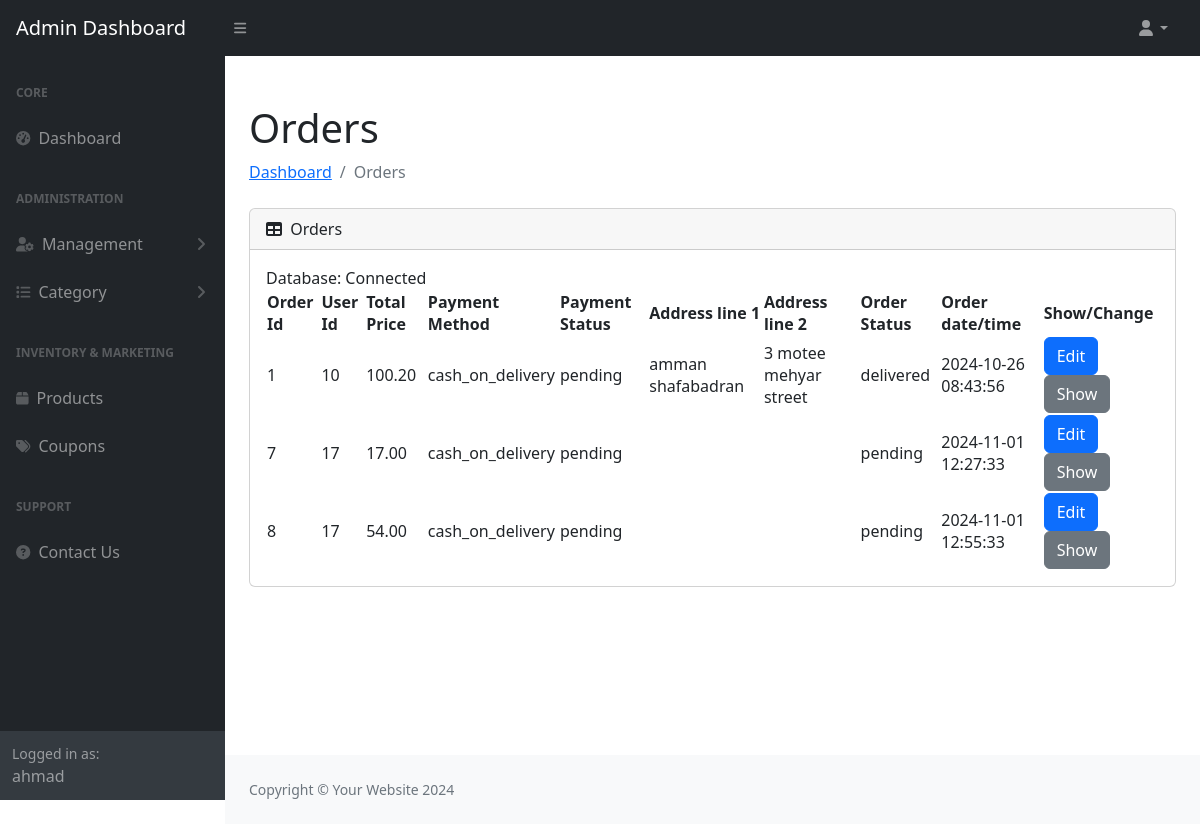
Screenshot of /admin_dashboard/pages/orders.php (signed in) with the database file from the repository.
### tables this page shows
CREATE TABLE `orders` (
  `id` int(11) NOT NULL,
  `user_id` int(11) NOT NULL,
  `total_price` decimal(10,2) NOT NULL,
  `payment_method` enum('paypal','cash_on_delivery') NOT NULL,
  `payment_status` enum('pending','paid') DEFAULT 'pending',
  `order_status` enum('pending','processing','shipped','delivered','cancelled') DEFAULT 'pending',
  `coupon_id` int(11) NOT NULL,
  `created_at` timestamp NOT NULL DEFAULT current_timestamp()
);

CREATE TABLE `users` (
  `id` int(11) NOT NULL,
  `user_name` varchar(200) DEFAULT NULL,
  `email` varchar(150) NOT NULL,
  `password` varchar(255) DEFAULT NULL,
  `phone_number` varchar(14) DEFAULT NULL,
  `role` int(11) DEFAULT 1,
  `created_at` timestamp NOT NULL DEFAULT current_timestamp(),
  `updated_at` timestamp NOT NULL DEFAULT current_timestamp() ON UPDATE current_timestamp(),
  `deleted` tinyint(1) NOT NULL DEFAULT 0,
  `address_line_1` varchar(200) NOT NULL,
  `address_line_2` varchar(200) DEFAULT NULL,
  `country` varchar(100) NOT NULL,
  `city` varchar(50) NOT NULL
);

### admin_dashboard/connection/conn.php (called while the page is built, shortened)
<?php
class Connection {
    protected $server = "localhost";
    protected $username = "root";
    protected $password = "";
    protected $dbname = "ecommerce_db";
    public function connect() {
        try {
            $this->dsn = "mysql:host=$this->server;dbname=$this->dbname";
            $this->dbconnection = new PDO($this->dsn, $this->username, $this->password);
        } catch (PDOException $error) {
            echo $error;
        }
    }
}
?>

### admin_dashboard/controllers/orders_control.php (the view, shortened to what this page needs)
<?php
require_once("../connection/conn.php");
class CRUD extends Connection{
    public function readData() {
        $query = "
            SELECT
                orders.*,
                users.address_line_1,
                users.address_line_2
            FROM
                `orders`
            JOIN
                `users` ON orders.user_id = users.id";
        $orders = $this->dbconnection->query($query);
        if ($orders->rowCount() == 0) {
            echo ("empty table");
        } else {
            foreach ($orders as $order) {
                echo "<tr>
                        <td>{$order['id']}</td>
                        <td>{$order['user_id']}</td>
                        <td>{$order['total_price']}</td>
                        <td>{$order['payment_method']}</td>
                        <td>{$order['payment_status']}</td>
                        <td>{$order['address_line_1']}</td>
                        <td>{$order['address_line_2']}</td>
                        <td>{$order['order_status']}</td>
                        <td>{$order['created_at']}</td>
                        <td>
                            <a href='#' class='btn btn-primary' data-bs-toggle='modal' data-bs-target='#editModal-{$order['id']}'>Edit</a>
                            <a href='#' class='btn btn-secondary' data-bs-toggle='modal' data-bs-target='#showModal-{$order['id']}'>Show</a>
                        </td>
                    </tr>";
            }
        }
}
}
?>

### rows the page displays
orders: id "1", user "10", total_price "100.20", payment_method "cash_on_delivery", payment_status "pending", user.address_line_1 "amman shafabadran", user.address_line_2 "3 motee mehyar street", order_status "delivered", created_at "2024-10-26 08:43:56"
orders: id "7", user "17", total_price "17.00", payment_method "cash_on_delivery", payment_status "pending", order_status "pending", created_at "2024-11-01 12:27:33"
orders: id "8", user "17", total_price "54.00", payment_method "cash_on_delivery", payment_status "pending", order_status "pending", created_at "2024-11-01 12:55:33"

### other values shown
$_SESSION['user_name'] "ahmad"
